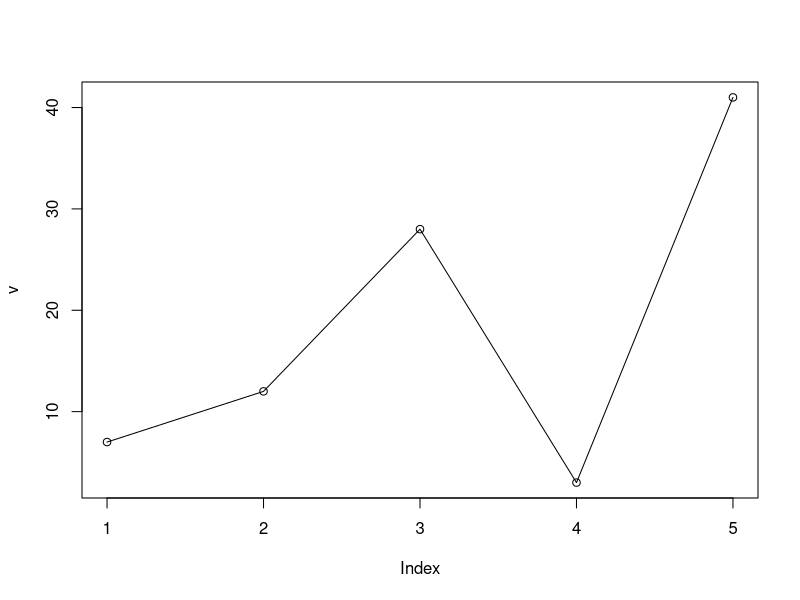
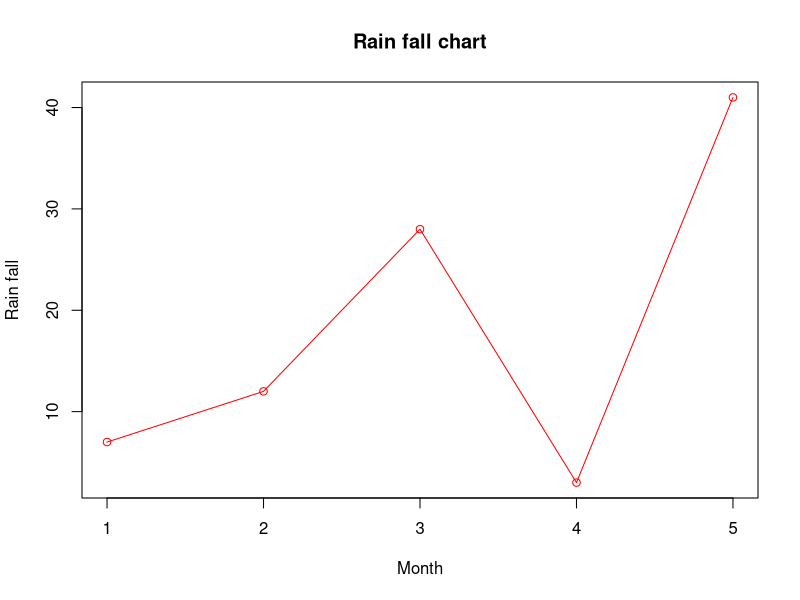
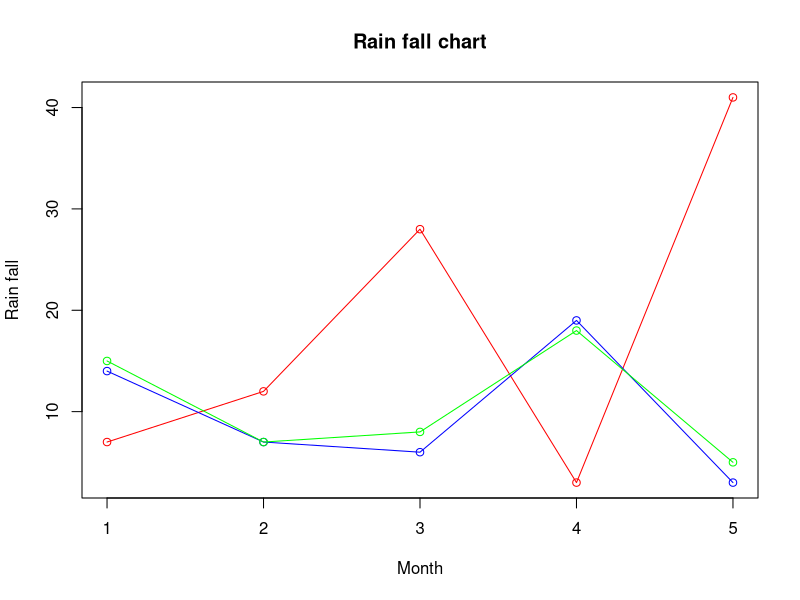

These charts were generated, in order, by the following R code:
v <- c(7,12,28,3,41)
plot(v,type = "o")
v <- c(7,12,28,3,41)
plot(v,type = "o", col = "red", xlab = "Month", ylab = "Rain fall",
     main = "Rain fall chart")
v <- c(7,12,28,3,41)
t <- c(14,7,6,19,3)
x<-c(15,7,8,18,5)
plot(v,type = "o",col = "red", xlab = "Month", ylab = "Rain fall",
     main = "Rain fall chart")

lines(t, type = "o", col = "blue")
lines(x, type = "o", col = "green")
